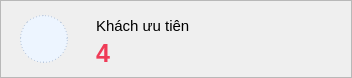
  <widget class="QFrame" name="cardUuTien">
   <property name="geometry">
    <rect>
     <x>772</x>
     <y>96</y>
     <width>352</width>
     <height>78</height>
    </rect>
   </property>
   <property name="frameShape">
    <enum>QFrame::Shape::StyledPanel</enum>
   </property>
   <widget class="QLabel" name="cardUuTienImage">
    <property name="geometry">
     <rect>
      <x>20</x>
      <y>15</y>
      <width>48</width>
      <height>48</height>
     </rect>
    </property>
    <property name="font">
     <font>
      <family>Segoe UI</family>
      <pointsize>11</pointsize>
      <bold>false</bold>
     </font>
    </property>
    <property name="styleSheet">
     <string notr="true">background:#edf5ff; border:1px dashed #b8c7dc; border-radius:24px;</string>
    </property>
    <property name="text">
     <string/>
    </property>
    <property name="pixmap">
     <pixmap>C:/Users/ADMIN/Downloads/invitation.png</pixmap>
    </property>
    <property name="scaledContents">
     <bool>true</bool>
    </property>
    <property name="alignment">
     <set>Qt::AlignmentFlag::AlignCenter</set>
    </property>
    <property name="class" stdset="0">
     <string>imageSlot</string>
    </property>
   </widget>
   <widget class="QLabel" name="cardUuTienTitle">
    <property name="geometry">
     <rect>
      <x>96</x>
      <y>14</y>
      <width>210</width>
      <height>24</height>
     </rect>
    </property>
    <property name="font">
     <font>
      <family>Segoe UI</family>
      <pointsize>11</pointsize>
      <bold>false</bold>
     </font>
    </property>
    <property name="text">
     <string>Khách ưu tiên</string>
    </property>
   </widget>
   <widget class="QLabel" name="lblKhachUuTien">
    <property name="geometry">
     <rect>
      <x>96</x>
      <y>38</y>
      <width>190</width>
      <height>30</height>
     </rect>
    </property>
    <property name="font">
     <font>
      <family>Segoe UI</family>
      <pointsize>19</pointsize>
      <bold>true</bold>
     </font>
    </property>
    <property name="styleSheet">
     <string notr="true">color:#ef3b57;</string>
    </property>
    <property name="text">
     <string>4</string>
    </property>
   </widget>
  </widget>
